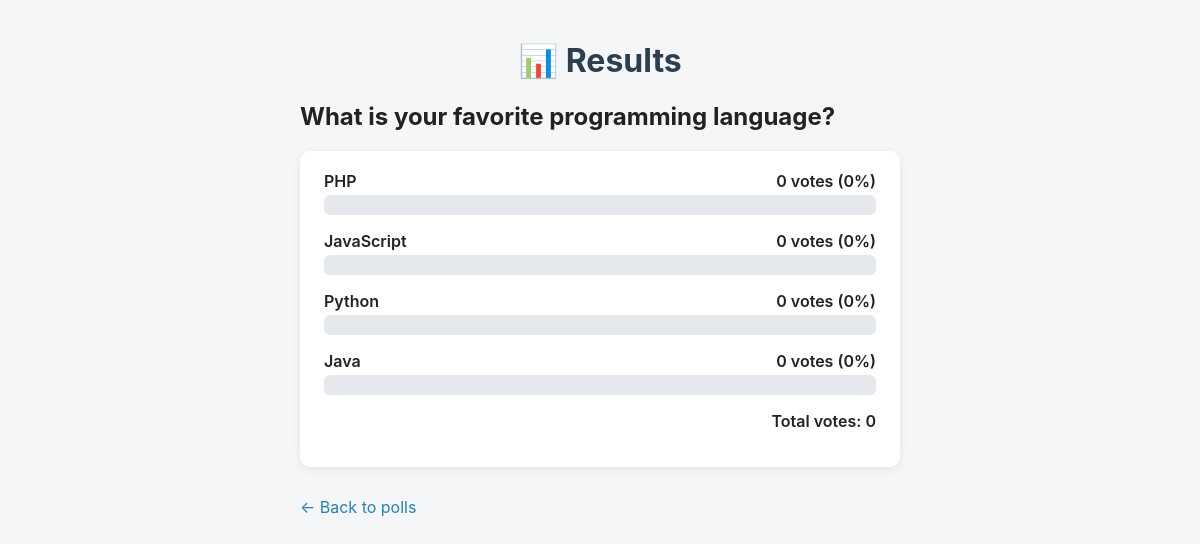
Before: /results.php?id=1 with the older database file.
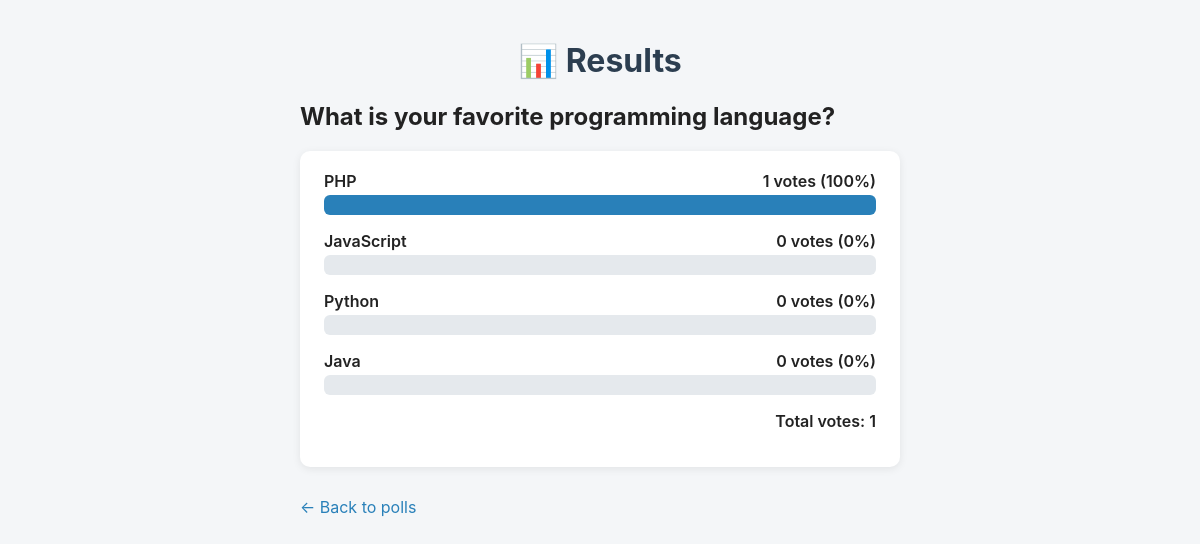
After: the same page with the newer database file.
### tables this page shows
CREATE TABLE polls (
            id INTEGER PRIMARY KEY AUTOINCREMENT,
            question TEXT NOT NULL,
            created_at DATETIME DEFAULT CURRENT_TIMESTAMP
        );

CREATE TABLE options (
            id INTEGER PRIMARY KEY AUTOINCREMENT,
            poll_id INTEGER NOT NULL,
            text TEXT NOT NULL,
            votes INTEGER DEFAULT 0,
            FOREIGN KEY (poll_id) REFERENCES polls(id)
        );

### results.php (the view, shortened to what this page needs)
<?php
require 'db.php';
$pollId = intval($_GET['id'] ?? 0);
$stmt = $pdo->prepare("SELECT * FROM polls WHERE id = ?");
$stmt->execute([$pollId]);
$poll = $stmt->fetch(PDO::FETCH_ASSOC);
$stmt = $pdo->prepare("SELECT * FROM options WHERE poll_id = ? ORDER BY votes DESC");
$stmt->execute([$pollId]);
$options = $stmt->fetchAll(PDO::FETCH_ASSOC);
$totalVotes = array_sum(array_column($options, 'votes'));
?>
<!DOCTYPE html>
<html lang="en">
<head>
<link rel="stylesheet" href="style.css">
</head>
<body>
<div class="container">
    <h1>📊 Results</h1>
    <h2><?= htmlspecialchars($poll['question']) ?></h2>
    <div class="results-card">
        <?php foreach ($options as $option): ?>
            <?php
            $percent = $totalVotes > 0 ? round(($option['votes'] / $totalVotes) * 100, 1) : 0;
            ?>
            <div class="result-bar">
                <div class="bar-info">
                    <span><?= htmlspecialchars($option['text']) ?></span>
                    <span><?= $option['votes'] ?> votes (<?= $percent ?>%)</span>
                </div>
                <div class="bar-background">
                    <div class="bar-fill" style="width: <?= $percent ?>%;"></div>
                </div>
            </div>
        <?php endforeach; ?>
        <p class="total">Total votes: <?= $totalVotes ?></p>
    </div>
    <a class="results-link" href="index.php">← Back to polls</a>
</div>
</body>
</html>

### style.css (style rules this page uses)
* { box-sizing: border-box; }
body { font-family: -apple-system, BlinkMacSystemFont, 'Segoe UI', sans-serif; background: #f4f6f8; margin: 0; padding: 20px; color: #222; }
.container { max-width: 600px; margin: 0 auto; }
h1 { text-align: center; color: #2c3e50; }
.poll-card, .results-card { background: #fff; border-radius: 10px; padding: 20px 24px; margin-bottom: 20px; box-shadow: 0 2px 8px rgba(0,0,0,0.08); }
.results-link { display: inline-block; margin-top: 10px; color: #2980b9; text-decoration: none; }
.result-bar { margin-bottom: 16px; }
.bar-info { display: flex; justify-content: space-between; margin-bottom: 4px; font-weight: 600; }
.bar-background { background: #e5e9ed; border-radius: 6px; overflow: hidden; height: 20px; }
.bar-fill { background: #2980b9; height: 100%; transition: width 0.4s ease; }
.total { margin-top: 16px; font-weight: 600; text-align: right; }

Changed rows visible on the page:
changed options "PHP": votes "0" → "1"; votes "0" → "100"
Other visible differences:
$totalVotes: "0" → "1"
